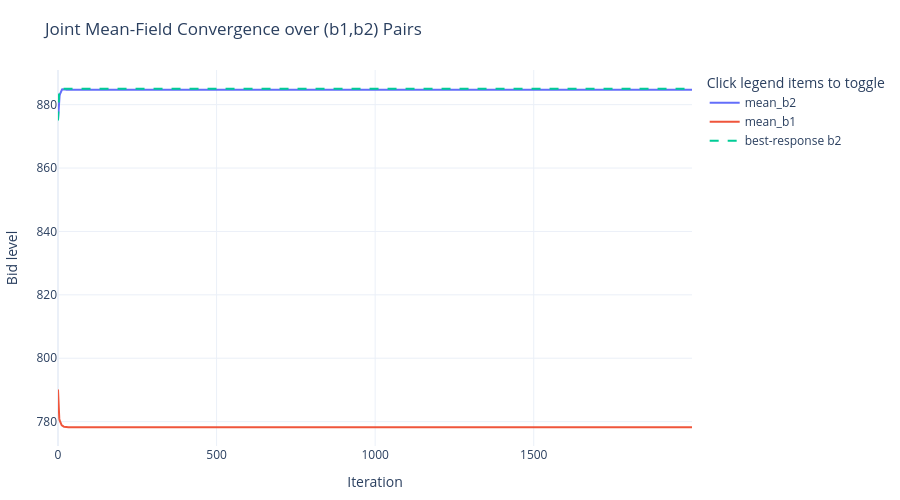

The notebook cell saved with this chart:
### Markdown cell above
## 7. Joint mean-field over $(b_1,b_2)$ pairs

The earlier sections intentionally held $b_1=795$ fixed as a benchmark. That is not the full game.

In the actual challenge, $b_1$ and $b_2$ interact:

- Raising $b_1$ increases first-bid fills and may avoid the second-bid scenario entirely.
- Avoiding more second-bid scenarios changes how valuable each $b_2$ is.
- If many teams change $(b_1,b_2)$ together, the population mean $\overline{b_2}$ also changes.

So this section models the population strategy as a probability distribution over **legal pairs**:

$$
(b_1,b_2) \quad \text{with} \quad b_2 > b_1
$$

At each iteration:

1. Compute the population mean $\mu_t = E[b_2]$ from the current pair distribution.
2. Score every candidate pair $(b_1,b_2)$ against that same $\mu_t$.
3. Update the pair distribution toward higher-payoff pairs using multiplicative weights.

This is the cleaner joint mean-field approximation: $b_1$, $b_2$, and $\overline{b_2}$ are solved together rather than assumed separately.

### Code cell
def make_pair_grid(b1_values=None, b2_values=None):
    """Create all legal (b1,b2) pairs with b2 > b1."""
    if b1_values is None:
        b1_values = np.arange(760, 831, STEP)
    if b2_values is None:
        b2_values = np.arange(830, 921, STEP)

    pairs = [
        {"b1": int(b1), "b2": int(b2)}
        for b1 in b1_values
        for b2 in b2_values
        if b2 > b1
    ]
    return pd.DataFrame(pairs)


def score_pairs_against_mean(pair_grid, avg_b2):
    """Score every pair against one population mean b2."""
    rows = []
    for row in pair_grid.itertuples(index=False):
        first, second, total = expected_pnl_components(row.b1, row.b2, avg_b2)
        rows.append({
            "b1": row.b1,
            "b2": row.b2,
            "avg_b2": avg_b2,
            "first_pnl": first,
            "second_pnl": second,
            "total_pnl": total,
            "expected_final_pnl_mean": total * TRADABLE,
            "beats_mean": row.b2 > avg_b2,
            "penalty_factor": penalty_factor(row.b2, avg_b2),
        })
    return pd.DataFrame(rows)


def joint_mean_field_pairs(
    b1_values=None,
    b2_values=None,
    n_iter=2000,
    eta=0.12,
    temperature=1.0,
    inertia=0.05,
):
    """Multiplicative-weights mean field over full (b1,b2) pairs.

    `inertia` keeps a small amount of exploration mass on every legal pair so the
    distribution does not collapse too early onto one noisy local optimum.

    eta: rate of learning; let population learn faster to achieve better pnls
    temperature: high temp -> more exploration; low temp -> more exploitation
    inertia: keep some exploration to avoid local optima


    """
    pair_grid = make_pair_grid(b1_values, b2_values)
    probs = np.ones(len(pair_grid), dtype=float) / len(pair_grid)
    history = []

    for t in range(n_iter):
        mu = float(np.dot(probs, pair_grid["b2"]))
        scored = score_pairs_against_mean(pair_grid, mu)
        payoffs = scored["total_pnl"].to_numpy()
        centered = payoffs - payoffs.max()

        weights = probs * np.exp(eta * centered / max(temperature, 1e-8))
        probs = weights / weights.sum()
        if inertia > 0:
            probs = (1 - inertia) * probs + inertia / len(probs)
            probs = probs / probs.sum()

        best_idx = int(payoffs.argmax())
        history.append({
            "iter": t,
            "mean_b2": mu,
            "mean_b1": float(np.dot(probs, pair_grid["b1"])),
            "avg_strategy_payoff": float(np.dot(probs, payoffs)),
            "max_payoff": float(payoffs.max()),
            "best_response_b1": int(pair_grid.iloc[best_idx]["b1"]),
            "best_response_b2": int(pair_grid.iloc[best_idx]["b2"]),
            "best_response_gap": float(payoffs.max() - np.dot(probs, payoffs)),
        })

    dist = pair_grid.copy()
    dist["prob"] = probs
    final_mu = float(np.dot(probs, dist["b2"]))
    final_scores = score_pairs_against_mean(pair_grid, final_mu)
    dist = dist.merge(final_scores, on=["b1", "b2"], how="left")
    return pd.DataFrame(history), dist.sort_values("prob", ascending=False), final_scores


joint_hist, joint_dist, joint_scores = joint_mean_field_pairs(
    b1_values=np.arange(760, 831, STEP),
    b2_values=np.arange(830, 921, STEP),
    n_iter=2000,
    eta=0.12,
    temperature=1.0,
    inertia=0.03,
)

joint_mu = float(joint_hist["mean_b2"].tail(100).mean())
joint_mu_tick = round(joint_mu / STEP) * STEP

print(f"Joint equilibrium mean_b2 ≈ {joint_mu:.3f} (rounded tick: {joint_mu_tick})")
print(f"Joint equilibrium mean_b1 ≈ {joint_hist['mean_b1'].tail(100).mean():.3f}")
display(joint_hist.tail())
display(joint_dist.head(20))

# Convergence diagnostics.
fig = go.Figure()
fig.add_trace(go.Scatter(
    x=joint_hist["iter"], y=joint_hist["mean_b2"],
    mode="lines", name="mean_b2",
    hovertemplate="iter=%{x}<br>mean_b2=%{y:.4f}<extra></extra>",
))
fig.add_trace(go.Scatter(
    x=joint_hist["iter"], y=joint_hist["mean_b1"],
    mode="lines", name="mean_b1",
    hovertemplate="iter=%{x}<br>mean_b1=%{y:.4f}<extra></extra>",
))
fig.add_trace(go.Scatter(
    x=joint_hist["iter"], y=joint_hist["best_response_b2"],
    mode="lines", name="best-response b2",
    line=dict(dash="dash"),
    hovertemplate="iter=%{x}<br>best_response_b2=%{y:.0f}<extra></extra>",
))
clean_fig(fig, "Joint Mean-Field Convergence over (b1,b2) Pairs", "Iteration", "Bid level")
fig.show()

show_takeaway(
    "Convergence is good when mean_b1 / mean_b2 stop drifting and the best-response gap stabilizes near zero. "
    "If mean_b1 is materially above 795, the joint game says it is worth paying more upfront to reduce bad second-stage exposure."
)

# Heatmap of final probability mass over pairs.
prob_pivot = joint_dist.pivot(index="b1", columns="b2", values="prob").fillna(0).sort_index()
fig = go.Figure(data=go.Heatmap(
    z=prob_pivot.values,
    x=prob_pivot.columns,
    y=prob_pivot.index,
    colorscale="Viridis",
    hovertemplate="b1=%{y}<br>b2=%{x}<br>prob=%{z:.6f}<extra></extra>",
))
clean_fig(fig, "Joint Mean-Field Final Distribution over (b1,b2)", "b2", "b1", hovermode="closest", height=650)
fig.show()

# Heatmap of final expected PnL at the endogenous joint mean.
score_pivot = joint_scores.pivot(index="b1", columns="b2", values="total_pnl").sort_index()
fig = go.Figure(data=go.Heatmap(
    z=score_pivot.values,
    x=score_pivot.columns,
    y=score_pivot.index,
    colorscale="RdYlGn",
    hovertemplate="b1=%{y}<br>b2=%{x}<br>PnL=%{z:.4f}<extra></extra>",
))
clean_fig(fig, f"Expected PnL Surface at Endogenous mean_b2≈{joint_mu:.2f}", "b2", "b1", hovermode="closest", height=650)
fig.show()

# Marginals make it easier to see which b1/b2 levels the population concentrates on.
b1_marginal = joint_dist.groupby("b1", as_index=False)["prob"].sum()
b2_marginal = joint_dist.groupby("b2", as_index=False)["prob"].sum()

fig = go.Figure()
fig.add_trace(go.Bar(
    x=b1_marginal["b1"], y=b1_marginal["prob"], name="b1 marginal",
    hovertemplate="b1=%{x}<br>prob=%{y:.6f}<extra></extra>",
))
fig.add_trace(go.Bar(
    x=b2_marginal["b2"], y=b2_marginal["prob"], name="b2 marginal",
    hovertemplate="b2=%{x}<br>prob=%{y:.6f}<extra></extra>",
))
clean_fig(fig, "Joint Mean-Field Marginal Bid Distributions", "Bid level", "Probability mass")
fig.show()

### Figure 1 — Plotly figure (JSON) as saved in the notebook; plotly's stock layout.template omitted (floating-point values rounded to 4 significant figures; data arrays with more than 128 entries replaced by an {"elided": "..."} marker saying what was removed)
{"data": [{"hovertemplate": "iter=%{x}<br>mean_b2=%{y:.4f}<extra></extra>", "mode": "lines", "name": "mean_b2", "type": "scatter", "x": {"elided": "2000 int values"}, "y": {"elided": "2000 float values"}}, {"hovertemplate": "iter=%{x}<br>mean_b1=%{y:.4f}<extra></extra>", "mode": "lines", "name": "mean_b1", "type": "scatter", "x": {"elided": "2000 int values"}, "y": {"elided": "2000 float values"}}, {"hovertemplate": "iter=%{x}<br>best_response_b2=%{y:.0f}<extra></extra>", "line": {"dash": "dash"}, "mode": "lines", "name": "best-response b2", "type": "scatter", "x": {"elided": "2000 int values"}, "y": {"elided": "2000 int values"}}], "layout": {"height": 500, "hovermode": "x unified", "legend": {"title": {"text": "Click legend items to toggle"}}, "margin": {"b": 50, "l": 50, "r": 30, "t": 70}, "title": {"text": "Joint Mean-Field Convergence over (b1,b2) Pairs"}, "xaxis": {"title": {"text": "Iteration"}}, "yaxis": {"title": {"text": "Bid level"}}}}
